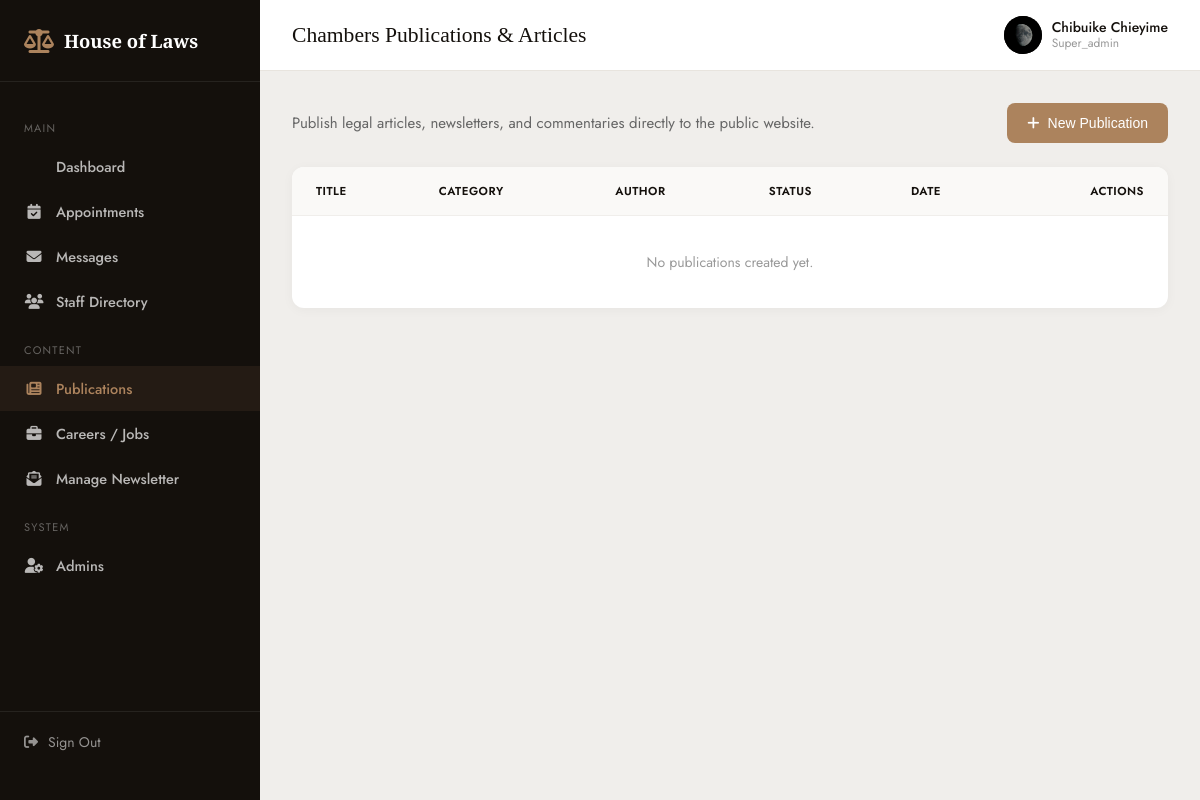
Screenshot of /p3v9m6k-w2x5-secure-panel-f8q1/publications (signed in) with the database file from the repository.
### app.py (models this page shows, shortened)
class AdminLaw(db.Model):
    __tablename__ = "adminlaws"
    id = db.Column(db.Integer, primary_key=True)
    first_name = db.Column(db.String(100), nullable=False)
    last_name = db.Column(db.String(100), nullable=False)
    email = db.Column(db.String(150), unique=True, nullable=False)
    phone = db.Column(db.String(30), nullable=False)
    username = db.Column(db.String(80), unique=True, nullable=False)
    role = db.Column(db.String(50), nullable=False)
    details = db.Column(db.Text, nullable=False)
    password_hash = db.Column(db.String(255), nullable=False)
    profile_picture = db.Column(db.String(255), nullable=False)
    created_at = db.Column(db.DateTime, default=datetime.utcnow)
    last_login = db.Column(db.DateTime, nullable=True)
    is_active = db.Column(db.Boolean, default=True)

### app.py (the view, shortened to what this page needs)
@app.route(f"/{SECRET_DASHBOARD_PATH}/publications", methods=["GET", "POST"])
@admin_required
def admin_publications():
    admin = AdminLaw.query.get(session["admin_id"])
    publications = Publication.query.order_by(Publication.created_at.desc()).all()
    return render_template("admin_publications.html", admin=admin, publications=publications)

### app.py (called while the page is built)
def generate_csrf_token():
    if "_csrf_token" not in session:
        session["_csrf_token"] = secrets.token_hex(32)
    return session["_csrf_token"]

def admin_required(f):
    @wraps(f)
    def decorated(*args, **kwargs):
        if not session.get("admin_id"):
            flash("Please log in to continue.", "error")
            return redirect(url_for("admin_login"))
        return f(*args, **kwargs)
    return decorated

### templates/admin_publications.html (shortened to what this page needs)
<!DOCTYPE html>
<html lang="en">
<head>
  <link rel="stylesheet" href="https://cdnjs.cloudflare.com/ajax/libs/font-awesome/6.5.1/css/all.min.css">
</head>
<body>
  <div class="dashboard">
    <aside class="sidebar" id="sidebar">
      <div class="sidebar-logo">
        <i class="fa-solid fa-scale-balanced"></i>
        <span>House of Laws</span>
      </div>
      <nav class="sidebar-nav">
        <div class="section-label">Main</div>
        <a href="/p3v9m6k-w2x5-secure-panel-f8q1"> Dashboard</a>
        <a href="{{ url_for('admin_appointments') }}"><i class="fa-solid fa-calendar-check"></i> Appointments</a>
        <a href="{{ url_for('admin_messages') }}"><i class="fa-solid fa-envelope"></i> Messages</a>
        <a href="{{ url_for('admin_staff') }}"><i class="fa-solid fa-users"></i> Staff Directory</a>
        <div class="section-label">Content</div>
        <a href="{{ url_for('admin_publications') }}" class="active"><i class="fa-solid fa-newspaper"></i> Publications</a>
        <a href="{{ url_for('admin_jobs') }}"><i class="fa-solid fa-briefcase"></i> Careers / Jobs</a>
        <a href="{{ url_for('admin_newsletter') }}"><i class="fa-solid fa-envelope-open-text"></i> Manage Newsletter</a>
        <div class="section-label">System</div>
        <a href="{{ url_for('admin_list') }}"><i class="fa-solid fa-user-gear"></i> Admins</a>
      </nav>
      <div class="sidebar-footer">
        <a href="/t6n0b4j-r8h3-exit-session-y5c7"><i class="fa-solid fa-right-from-bracket"></i> Sign Out</a>
      </div>
    </aside>
    <div class="main">
      <header class="topbar">
        <h1>Chambers Publications &amp; Articles</h1>
        <div class="topbar-right">
          <div class="user">
            <div class="avatar">
              {% if admin and admin.profile_picture %}
                <img src="{{ url_for('static', filename=admin.profile_picture) }}" alt="{{ admin.first_name }}">
              {% else %}
                {{ (admin.first_name[0] ~ admin.last_name[0]) if admin else 'AD' }}
              {% endif %}
            </div>
            <div class="user-meta">
              <span>{{ admin_name or (admin.first_name ~ ' ' ~ admin.last_name if admin else 'Admin') }}</span>
              <small>{{ admin_role or (admin.role if admin else '') }}</small>
            </div>
          </div>
        </div>
      </header>
      <div class="content">
        <div class="page-header-row">
          <p style="color: #666;">Publish legal articles, newsletters, and commentaries directly to the public website.</p>
          <button type="button" class="btn-add" onclick="openAddModal()">
            <i class="fa-solid fa-plus"></i> New Publication
          </button>
        </div>
        <div class="table-card">
          <div class="table-responsive">
            <table>
              <thead>
                <tr>
                  <th>Title</th>
                  <th>Category</th>
                  <th>Author</th>
                  <th>Status</th>
                  <th>Date</th>
                  <th style="text-align: right;">Actions</th>
                </tr>
              </thead>
              <tbody>
                {% if publications %}
                  {% for pub in publications %}
                  <tr>
                    <td>
                      <strong>{{ pub.title }}</strong><br>
                      <small style="color: #999;">/publications/{{ pub.slug }}</small>
                    </td>
                    <td><span style="color: #ac835d; font-weight: 500;">{{ pub.category }}</span></td>
                    <td>{{ pub.author_name }}</td>
                    <td>
                      <span class="badge {{ 'published' if pub.is_published else 'draft' }}">
                        {{ 'Published' if pub.is_published else 'Draft' }}
                      </span>
                    </td>
                    <td>{{ pub.created_at.strftime('%b %d, %Y') }}</td>
                    <td style="text-align: right; display: flex; gap: 8px; justify-content: flex-end;">
                      <a href="{{ url_for('public_publication_detail', slug=pub.slug) }}" target="_blank" class="btn-action btn-edit" title="View Public Page">
                        <i class="fa-solid fa-eye"></i>
                      </a>
                      <button type="button" class="btn-action btn-edit" onclick='openEditModal({{ pub.to_dict() | tojson | safe }})'>
                        <i class="fa-solid fa-pen"></i> Edit
                      </button>
                      <form action="{{ url_for('delete_publication', pub_id=pub.id) }}" method="POST" onsubmit="return confirm('Delete this publication?');" style="display:inline;">
                        <input type="hidden" name="csrf_token" value="{{ csrf_token() }}">
                        <button type="submit" class="btn-action btn-del"><i class="fa-solid fa-trash"></i></button>
                      </form>
                    </td>
                  </tr>
                  {% endfor %}
                {% else %}
                  <tr>
                    <td colspan="6" style="text-align: center; padding: 36px; color: #999;">No publications created yet.</td>
                  </tr>
                {% endif %}
              </tbody>
            </table>
          </div>
        </div>
      </div>
    </div>
  </div>
</body>
</html>

### templates/admin_publications.html (style rules this page uses)
*, *::before, *::after { box-sizing: border-box; margin: 0; padding: 0; }
body { font-family: "Jost", sans-serif; font-size: 15px; color: #817f7c; background: #f0eeeb; min-height: 100vh; }
h1, h2, h3, h4 { font-family: 'Playfair Display', serif; color: #14100c; font-weight: 500; }
a { text-decoration: none; color: inherit; transition: 0.25s; }
.dashboard { display: grid; grid-template-columns: 260px 1fr; min-height: 100vh; }
.sidebar { background: #14100c; color: #fff; padding: 28px 0; display: flex; flex-direction: column; position: sticky; top: 0; height: 100vh; overflow-y: auto; }
.sidebar-logo { display: flex; align-items: center; gap: 10px; padding: 0 24px 28px; border-bottom: 1px solid rgba(255,255,255,0.08); margin-bottom: 20px; }
.sidebar-logo i { font-size: 24px; color: #ac835d; }
.sidebar-logo span { font-family: 'Playfair Display', serif; font-size: 1.15rem; font-weight: 600; }
.sidebar-nav a { display: flex; align-items: center; gap: 12px; padding: 12px 24px; color: rgba(255,255,255,0.7); font-size: 14.5px; font-weight: 500; }
.sidebar-nav a i { width: 20px; text-align: center; font-size: 15px; }
.sidebar-nav a:hover, .sidebar-nav a.active { color: #ac835d; background: rgba(172,131,93,0.1); }
.sidebar-nav .section-label { padding: 18px 24px 8px; font-size: 11px; letter-spacing: 1.2px; text-transform: uppercase; color: rgba(255,255,255,0.35); }
.sidebar-footer { margin-top: auto; padding: 20px 24px; border-top: 1px solid rgba(255,255,255,0.08); }
.sidebar-footer a { display: flex; align-items: center; gap: 10px; color: rgba(255,255,255,0.55); font-size: 14px; }
.main { display: flex; flex-direction: column; }
.topbar { background: #fff; padding: 16px 32px; display: flex; align-items: center; justify-content: space-between; border-bottom: 1px solid #e8e4de; position: sticky; top: 0; z-index: 50; }
.topbar h1 { font-size: 1.35rem; margin: 0; }
.topbar-right { display: flex; align-items: center; gap: 16px; }
.topbar-right .user { display: flex; align-items: center; gap: 10px; font-size: 14px; color: #14100c; font-weight: 500; }
.topbar-right .avatar { width: 38px; height: 38px; border-radius: 50%; background: #14100c; color: #ac835d; display: flex; align-items: center; justify-content: center; font-family: 'Playfair Display', serif; font-size: 14px; font-weight: 600; overflow: hidden; }
.topbar-right .avatar img { width: 100%; height: 100%; object-fit: cover; }
.topbar-right .user-meta { display: flex; flex-direction: column; line-height: 1.25; }
.topbar-right .user-meta small { font-size: 12px; color: #999; font-weight: 400; text-transform: capitalize; }
.content { padding: 32px; flex: 1; }
.page-header-row { display: flex; justify-content: space-between; align-items: center; margin-bottom: 24px; flex-wrap: wrap; gap: 16px; }
.btn-add { background: #ac835d; color: #fff; border: none; padding: 12px 20px; border-radius: 8px; font-weight: 500; font-size: 14px; cursor: pointer; display: inline-flex; align-items: center; gap: 8px; transition: background 0.2s; }
.table-card { background: #fff; border-radius: 12px; box-shadow: 0 2px 12px rgba(20,16,12,0.04); overflow: hidden; }
.table-responsive { width: 100%; overflow-x: auto; }
table { width: 100%; border-collapse: collapse; text-align: left; font-size: 14px; }
th { background: #faf9f7; padding: 16px 24px; font-weight: 600; color: #14100c; border-bottom: 1px solid #f0eeeb; text-transform: uppercase; font-size: 11.5px; letter-spacing: 0.5px; }
td { padding: 16px 24px; border-bottom: 1px solid #f0eeeb; color: #555; vertical-align: middle; }
tr:last-child td { border-bottom: none; }

### rows the page displays
AdminLaw: profile_picture (picture), first_name+last_name "Chibuike Chieyime", role "Super_admin"
